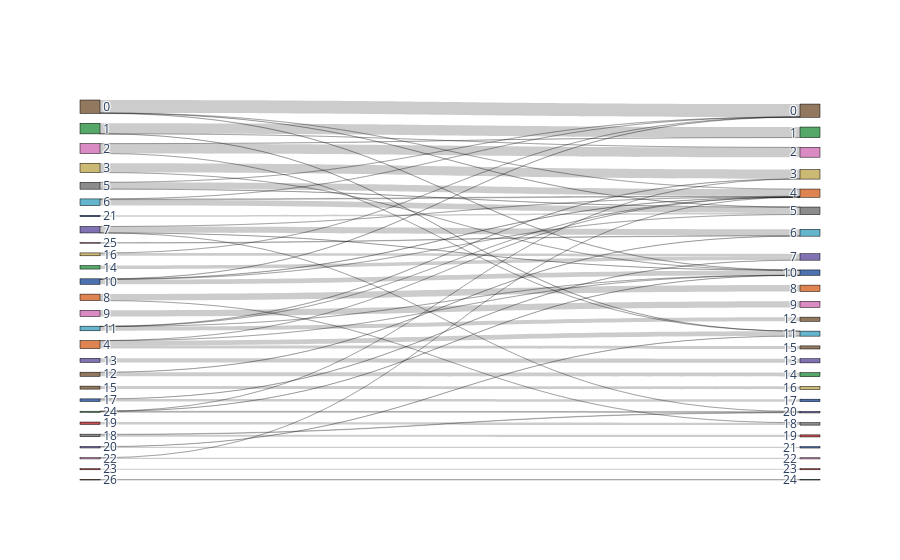
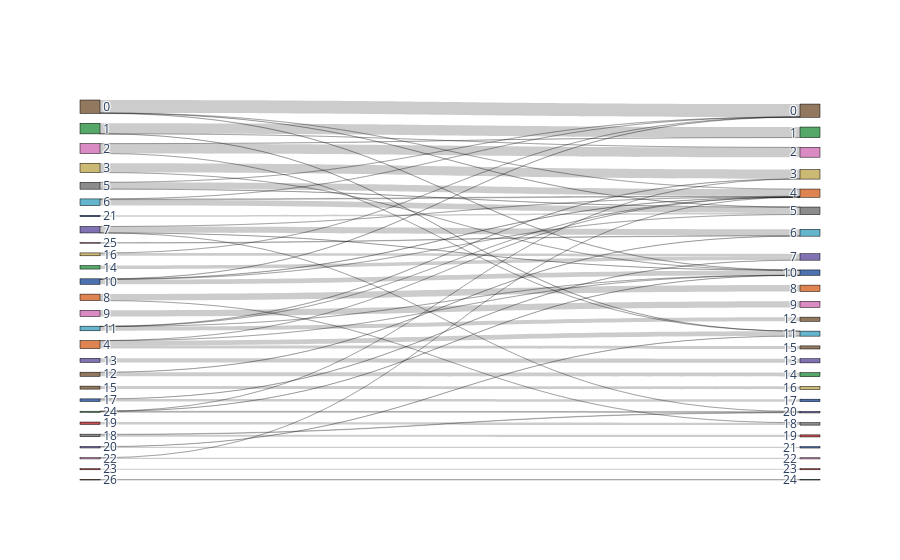

Notebook code cell kept with these figures, in order:
### Code cell
bc.tl.report(adata_pred=adata, celltype='leiden_std', method='regress_out_before_hvg_selection', analysis_name=analysis_name,
                        test_dataset='adata_new', name_prediction='leiden', name_report='compare_leiden', use_raw=False,
                        remove_nonshared=False, clustering='leiden', asymmetric_matrix=True, delimiter='\t', verbose=True)

### Figure 1 — Plotly figure (JSON) as saved in the notebook; plotly's stock layout.template omitted (floating-point values rounded to 4 significant figures)
{"data": [{"link": {"source": [5, 5, 5, 7, 7, 7, 7, 20, 20, 4, 4, 4, 4, 6, 6, 6, 1, 1, 1, 14, 9, 8, 8, 0, 0, 0, 0, 2, 2, 2, 16, 16, 15, 25, 23, 3, 3, 22, 22, 13, 12, 12, 19, 11, 11, 11, 11, 17, 17, 24, 24, 24, 18, 18, 10, 10, 10, 10, 26, 21], "target": [31, 32, 27, 31, 33, 37, 47, 48, 38, 31, 42, 38, 37, 31, 32, 27, 38, 28, 29, 34, 36, 35, 45, 31, 32, 27, 37, 38, 28, 29, 34, 27, 43, 33, 50, 30, 37, 31, 49, 40, 33, 41, 45, 31, 30, 37, 39, 34, 44, 30, 37, 47, 47, 46, 31, 32, 27, 37, 51, 32], "value": [133, 1, 1, 1, 125, 1, 1, 26, 3, 1, 61, 94, 2, 14, 116, 1, 1, 207, 1, 69, 120, 126, 1, 4, 1, 253, 7, 1, 1, 192, 56, 1, 59, 9, 22, 182, 1, 1, 23, 81, 2, 80, 47, 1, 6, 1, 83, 2, 49, 1, 1, 19, 10, 41, 7, 4, 4, 94, 9, 27]}, "node": {"color": ["#937860", "#55a868", "#da8bc3", "#ccb974", "#dd8452", "#8c8c8c", "#64b5cd", "#8172b3", "#dd8452", "#da8bc3", "#4c72b0", "#64b5cd", "#937860", "#8172b3", "#55a868", "#937860", "#ccb974", "#4c72b0", "#8c8c8c", "#c44e52", "#8172b3", "#4c72b0", "#da8bc3", "#c44e52", "#55a868", "#c44e52", "#dd8452", "#937860", "#55a868", "#da8bc3", "#ccb974", "#dd8452", "#8c8c8c", "#64b5cd", "#8172b3", "#dd8452", "#da8bc3", "#4c72b0", "#64b5cd", "#937860", "#8172b3", "#55a868", "#937860", "#ccb974", "#4c72b0", "#8c8c8c", "#c44e52", "#8172b3", "#4c72b0", "#da8bc3", "#c44e52", "#55a868"], "label": ["0", "1", "2", "3", "4", "5", "6", "7", "8", "9", "10", "11", "12", "13", "14", "15", "16", "17", "18", "19", "20", "21", "22", "23", "24", "25", "26", "0", "1", "2", "3", "4", "5", "6", "7", "8", "9", "10", "11", "12", "13", "14", "15", "16", "17", "18", "19", "20", "21", "22", "23", "24"], "line": {"color": "black", "width": 0.5}, "pad": 15, "thickness": 20}, "type": "sankey"}], "layout": {}}

### Figure 2 — Plotly figure (JSON) as saved in the notebook; plotly's stock layout.template omitted (floating-point values rounded to 4 significant figures)
{"data": [{"link": {"source": [5, 5, 5, 7, 7, 7, 7, 20, 20, 4, 4, 4, 4, 6, 6, 6, 1, 1, 1, 14, 9, 8, 8, 0, 0, 0, 0, 2, 2, 2, 16, 16, 15, 25, 23, 3, 3, 22, 22, 13, 12, 12, 19, 11, 11, 11, 11, 17, 17, 24, 24, 24, 18, 18, 10, 10, 10, 10, 26, 21], "target": [31, 32, 27, 31, 33, 37, 47, 48, 38, 31, 42, 38, 37, 31, 32, 27, 38, 28, 29, 34, 36, 35, 45, 31, 32, 27, 37, 38, 28, 29, 34, 27, 43, 33, 50, 30, 37, 31, 49, 40, 33, 41, 45, 31, 30, 37, 39, 34, 44, 30, 37, 47, 47, 46, 31, 32, 27, 37, 51, 32], "value": [133, 1, 1, 1, 125, 1, 1, 26, 3, 1, 61, 94, 2, 14, 116, 1, 1, 207, 1, 69, 120, 126, 1, 4, 1, 253, 7, 1, 1, 192, 56, 1, 59, 9, 22, 182, 1, 1, 23, 81, 2, 80, 47, 1, 6, 1, 83, 2, 49, 1, 1, 19, 10, 41, 7, 4, 4, 94, 9, 27]}, "node": {"color": ["#937860", "#55a868", "#da8bc3", "#ccb974", "#dd8452", "#8c8c8c", "#64b5cd", "#8172b3", "#dd8452", "#da8bc3", "#4c72b0", "#64b5cd", "#937860", "#8172b3", "#55a868", "#937860", "#ccb974", "#4c72b0", "#8c8c8c", "#c44e52", "#8172b3", "#4c72b0", "#da8bc3", "#c44e52", "#55a868", "#c44e52", "#dd8452", "#937860", "#55a868", "#da8bc3", "#ccb974", "#dd8452", "#8c8c8c", "#64b5cd", "#8172b3", "#dd8452", "#da8bc3", "#4c72b0", "#64b5cd", "#937860", "#8172b3", "#55a868", "#937860", "#ccb974", "#4c72b0", "#8c8c8c", "#c44e52", "#8172b3", "#4c72b0", "#da8bc3", "#c44e52", "#55a868"], "label": ["0", "1", "2", "3", "4", "5", "6", "7", "8", "9", "10", "11", "12", "13", "14", "15", "16", "17", "18", "19", "20", "21", "22", "23", "24", "25", "26", "0", "1", "2", "3", "4", "5", "6", "7", "8", "9", "10", "11", "12", "13", "14", "15", "16", "17", "18", "19", "20", "21", "22", "23", "24"], "line": {"color": "black", "width": 0.5}, "pad": 15, "thickness": 20}, "type": "sankey"}], "layout": {}}
